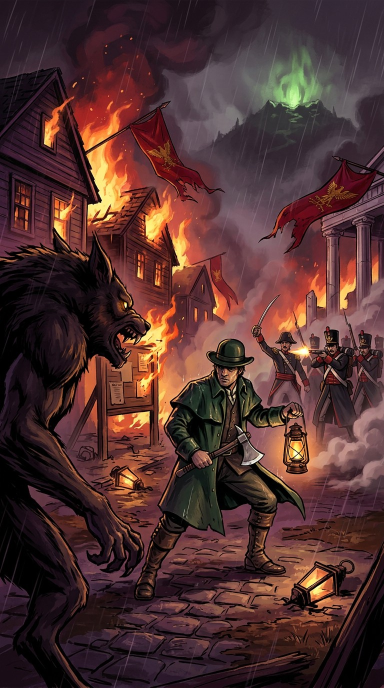
#> input picture art/11_keyart_1800.jpg, 768 x 1376 px, given in place of 11_keyart_1800.png, which was not available (shown at 1/2 size)
$ python make_paletta.py
#> lines starting #> are read from the running program, lines starting #| are printed output that depends on the picture; pictures that were not available may be replaced by others from this repository, and a replacement may not be noted
#!/usr/bin/env python3
"""Színpaletta-lap a key artból: kinyert színek + felhasználási szabály."""
from PIL import Image, ImageDraw, ImageFont

FONT = "/usr/share/fonts/truetype/dejavu/DejaVuSans.ttf"
FONTB = "/usr/share/fonts/truetype/dejavu/DejaVuSans-Bold.ttf"
FONTS = "/usr/share/fonts/truetype/dejavu/DejaVuSerif-Bold.ttf"

INK = (238, 226, 200)
DIM = (238, 226, 200, 165)
S = 2


def f(p, s):
    return ImageFont.truetype(p, int(s * S))


W, H = 1500, 1060
im = Image.new("RGBA", (W * S, H * S), (14, 11, 17, 255))
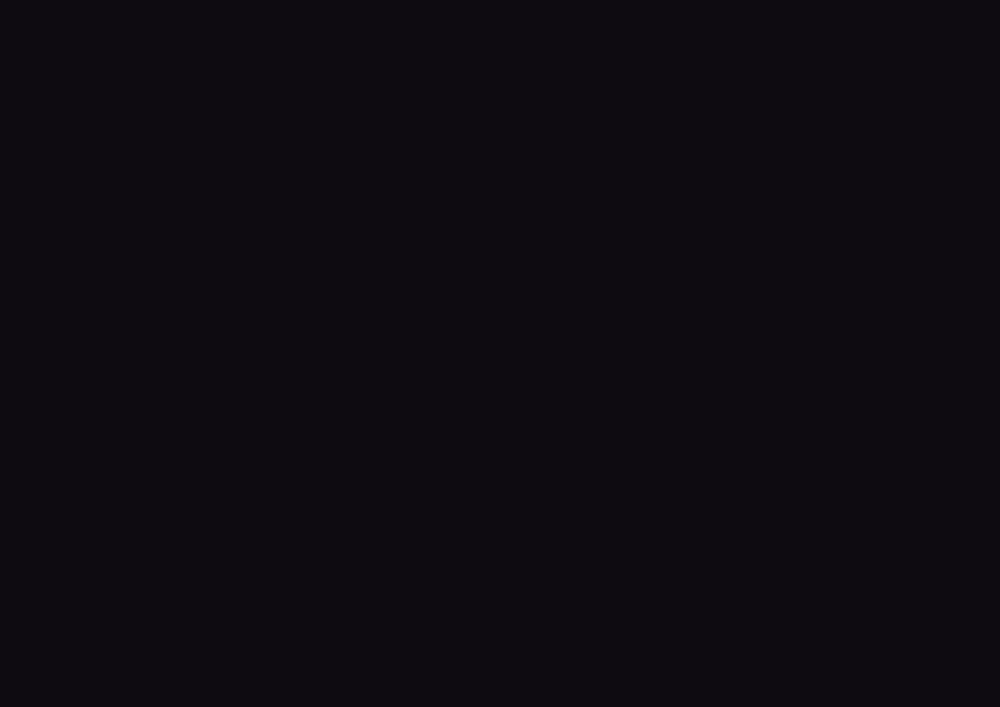
#> im: PIL image 3000x2120 RGBA (shown at 1/3 size); mean R, G, B, A 14, 11, 17, 255
d = ImageDraw.Draw(im)


def text(xy, s, font, fill, anchor="la"):
    d.text((xy[0] * S, xy[1] * S), s, font=font, fill=fill, anchor=anchor)


def rrect(xy, r, fill=None, outline=None, width=2):
    d.rounded_rectangle([xy[0] * S, xy[1] * S, xy[2] * S, xy[3] * S], radius=r * S,
                        fill=fill, outline=outline, width=int(width * S))


# keyart bal oldalra
key = Image.open("11_keyart_1800.png").convert("RGB")
#> key is the input picture: PIL image 768x1376 RGB; mean R, G, B 80.6, 49.2, 47.7
kh = 760
kw = int(key.width * kh / key.height)
#> kw = 424
key = key.resize((kw * S, kh * S), Image.LANCZOS)
#> key: PIL image 848x1520 RGB
im.alpha_composite(key.convert("RGBA"), (40 * S, 96 * S))
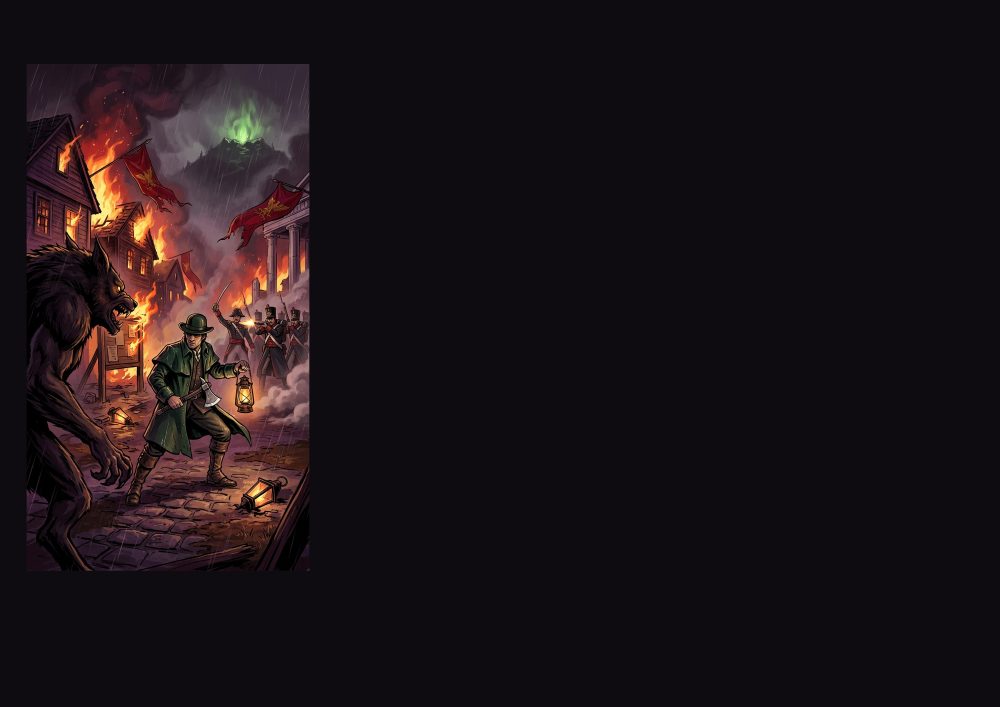
#> im: PIL image 3000x2120 RGBA (shown at 1/3 size); mean R, G, B, A 27.5, 18.7, 23.2, 255
rrect((40, 96, 40 + kw, 96 + kh), 6, outline=(70, 58, 52, 255), width=4)

# színek kinyerése
q = Image.open("09_salem_1800.png").convert("RGB").resize((260, 160))
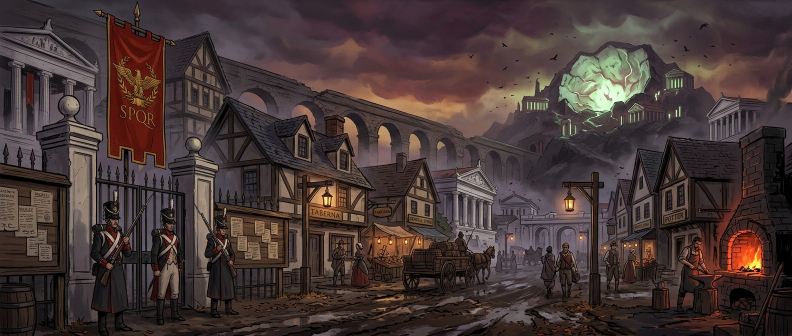
#> input picture art/09_salem_1800.jpg, 1584 x 672 px, given in place of 09_salem_1800.png, which was not available (shown at 1/2 size)
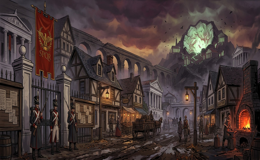
#> q: PIL image 260x160 RGB; mean R, G, B 71, 56.2, 54.3
q = q.quantize(colors=14, method=Image.MEDIANCUT).convert("RGB")
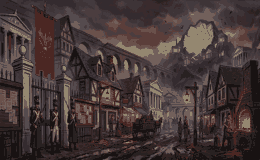
#> q: PIL image 260x160 RGB; mean R, G, B 69.7, 56, 55.1
cols = sorted(q.getcolors(100000), reverse=True)
#> cols = 14 items
cols = [c for _, c in cols]
#> cols = [(40, 33, 33), (24, 18, 18), (62, 52, 55), (114, 96, 91), (52, 43, 47), (85, 75, 78), (75, 61, 63), (50, 36, 35), (67, 58, 62), (58, 43, 45), (148, 135, 112), (106, 81, 75), (91, 62, 58), (75, 39, 35)]
cols = [c for c in cols if sum(c) > 60][:6]
#> cols = [(40, 33, 33), (62, 52, 55), (114, 96, 91), (52, 43, 47), (85, 75, 78), (75, 61, 63)]

x0 = 40 + kw + 50
#> x0 = 514
text((x0, 60), "SZÍNPALETTA", f(FONTS, 30), INK)
text((x0, 100), "a key artból kinyerve – ezt tartsd a teljes játékban", f(FONT, 15), DIM)

text((x0, 150), "Környezet & semleges", f(FONTB, 15), INK)
y = 176
for c in cols[:6]:
    rrect((x0, y, x0 + 90, y + 46), 6, fill=c + (255,), outline=(255, 255, 255, 40), width=1)
    text((x0 + 106, y + 6), "#%02X%02X%02X" % c, f(FONTB, 15), INK)
    text((x0 + 106, y + 26), "R%d G%d B%d" % c, f(FONT, 12), DIM)
    y += 56
#> this loop made 6 passes
#> (c, y) on passes 1 to 6: ((40, 33, 33), 232), ((62, 52, 55), 288), ((114, 96, 91), 344), ((52, 43, 47), 400), ((85, 75, 78), 456), ((75, 61, 63), 512)
#> after the loop, y = 512

text((x0, y + 14), "Kiemelések – csak ezekre a célokra használd", f(FONTB, 15), INK)
y += 42
#> y = 554
ACCENTS = [
    ((214, 92, 60), "TŰZ / RÓMAI VÖRÖS", "gyújtás, robbanás, legionárius jelvény, HP-vesztes"),
    ((232, 164, 68), "LÁMPA / BOROSTYÁN", "fényforrás, tűz, potion-ikon, a UI aktív elemei"),
    ((130, 220, 140), "METEOR-ZÖLD", "varázs, szörny-lélek, a kövek ereje, kivégzés-FX"),
    ((150, 196, 214), "HOLDFÉNY / CIÁN", "szellemek, köd, éjszakai ambient, ghost-anya"),
    ((238, 226, 200), "CSONTFEHÉR", "UI szöveg, csontok, kiemelések, kontúrok"),
]
for c, name, use in ACCENTS:
    rrect((x0, y, x0 + 90, y + 46), 6, fill=c + (255,), outline=(255, 255, 255, 60), width=1)
    text((x0 + 106, y + 2), name, f(FONTB, 15), INK)
    text((x0 + 106, y + 21), "#%02X%02X%02X" % c, f(FONT, 12), c + (255,))
    text((x0 + 106, y + 36), use, f(FONT, 12), DIM)
    y += 62
#> this loop made 5 passes
#> y on passes 1 to 5: 616, 678, 740, 802, 864
#> after the loop, y = 864

text((x0, y + 12), "Szabályok, amik összetartják a látványt", f(FONTB, 15), INK)
y += 40
#> y = 904
rules = [
    "1. A varázs/szörny-lélek ERA mindig zöld, minden más marad fakó – ez adja",
    "    a „hol van a varázslat” vizuális nyelvét.",
    "2. Minden fényforrás meleg (borostyán), minden árnyék hűvös (lila-kék).",
    "3. A római jelenlét vörös+arany+fehér márvány; a telepes jelenlét fa+barna+szürke.",
    "4. A szörnyeknek erős sziluettjük legyen kis méretben is (balta, kalap, csuklya).",
    "5. Szellemeknél SOHA ne legyen tömör fekete kontúr – halvány, lebegő körvonal.",
]
for r in rules:
    text((x0, y), r, f(FONT, 13.5), DIM)
    y += 20
#> this loop made 6 passes
#> y on passes 1 to 6: 924, 944, 964, 984, 1004, 1024
#> after the loop, y = 1024

out = im.resize((W, H), Image.LANCZOS).convert("RGB")
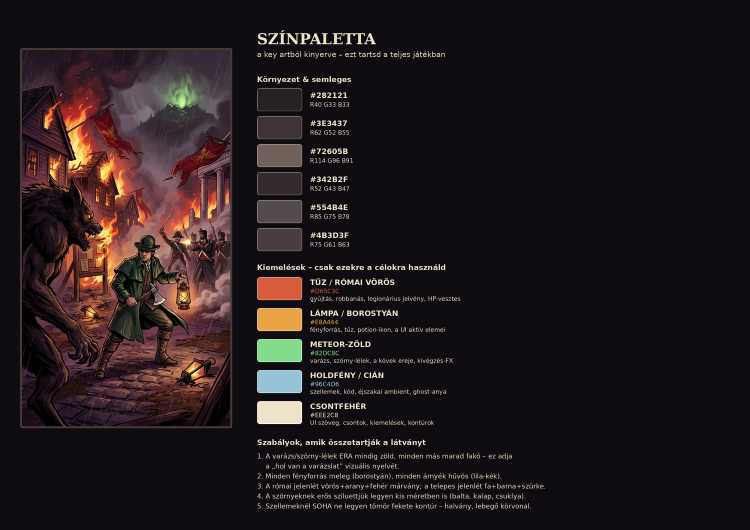
#> out: PIL image 1500x1060 RGB (shown at 1/2 size); mean R, G, B 34.6, 25.5, 28.7
out.save("paletta.png", quality=95)
print("kész", out.size)
#| kész (1500, 1060)
